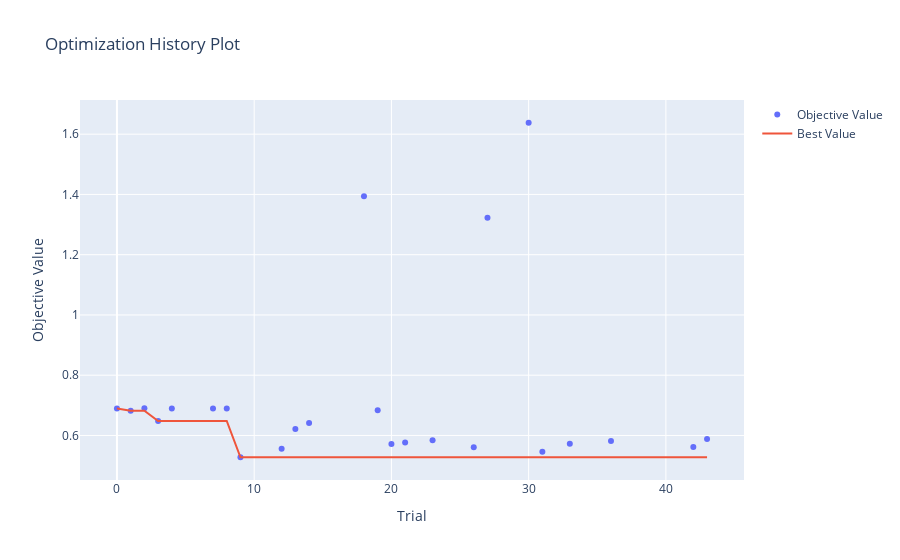

Notebook source saved alongside this figure:
### Code cell
optuna.visualization.plot_optimization_history(study)

### Figure 1 — Plotly figure (JSON) as saved in the notebook; plotly's stock layout.template omitted (floating-point values rounded to 4 significant figures)
{"data": [{"mode": "markers", "name": "Objective Value", "type": "scatter", "x": [0, 1, 2, 3, 4, 7, 8, 9, 12, 13, 14, 18, 19, 20, 21, 23, 26, 27, 30, 31, 33, 36, 42, 43], "y": [0.6893, 0.6822, 0.69, 0.6481, 0.6893, 0.6892, 0.6892, 0.5277, 0.5559, 0.6218, 0.6417, 1.394, 0.6839, 0.5719, 0.5768, 0.5839, 0.5612, 1.322, 1.638, 0.5463, 0.5726, 0.5816, 0.5618, 0.5883]}, {"name": "Best Value", "type": "scatter", "x": [0, 1, 2, 3, 4, 7, 8, 9, 12, 13, 14, 18, 19, 20, 21, 23, 26, 27, 30, 31, 33, 36, 42, 43], "y": [0.6893, 0.6822, 0.6822, 0.6481, 0.6481, 0.6481, 0.6481, 0.5277, 0.5277, 0.5277, 0.5277, 0.5277, 0.5277, 0.5277, 0.5277, 0.5277, 0.5277, 0.5277, 0.5277, 0.5277, 0.5277, 0.5277, 0.5277, 0.5277]}], "layout": {"title": {"text": "Optimization History Plot"}, "xaxis": {"title": {"text": "Trial"}}, "yaxis": {"title": {"text": "Objective Value"}}}}
